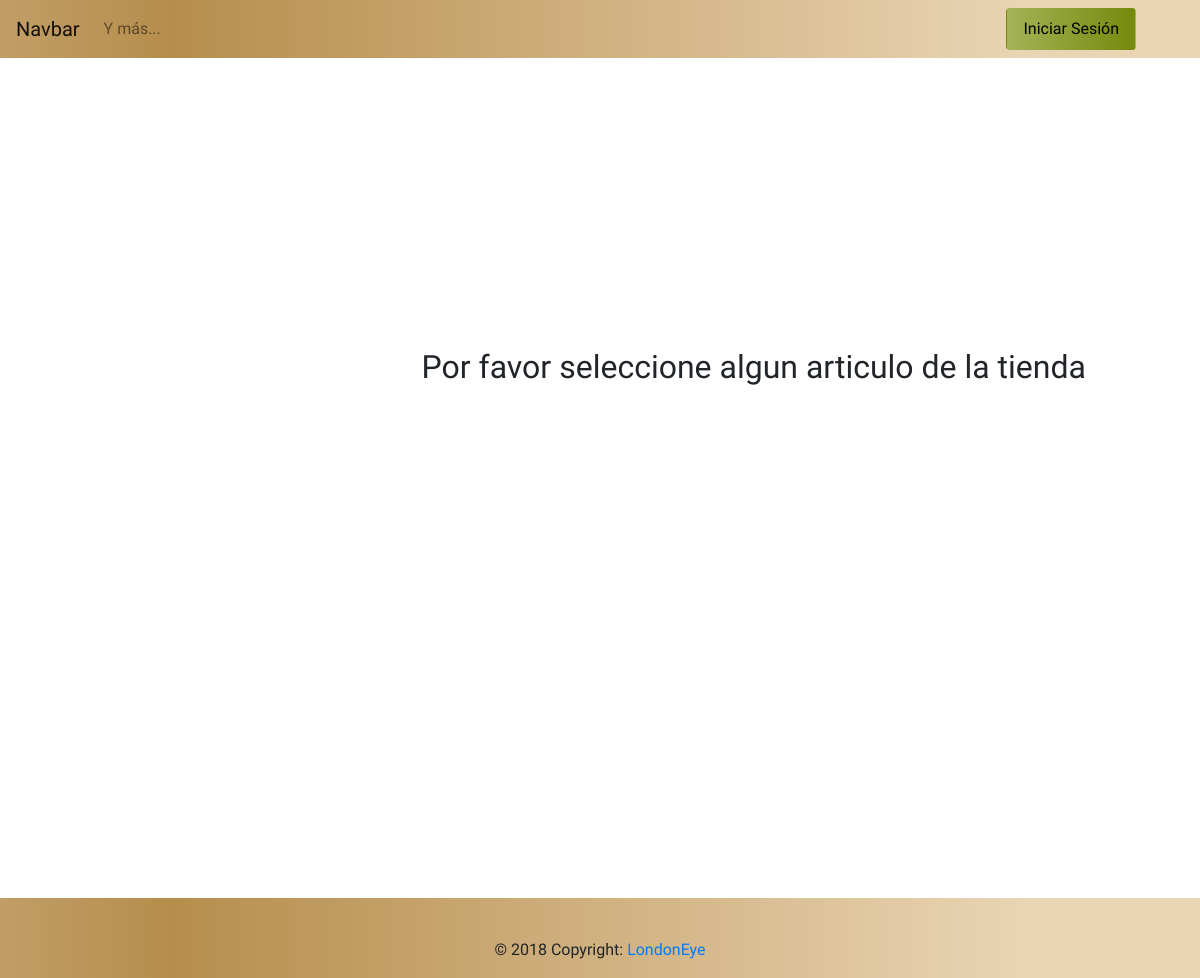
/tienda/tienda/all, run on an earlier commit of the app's database.
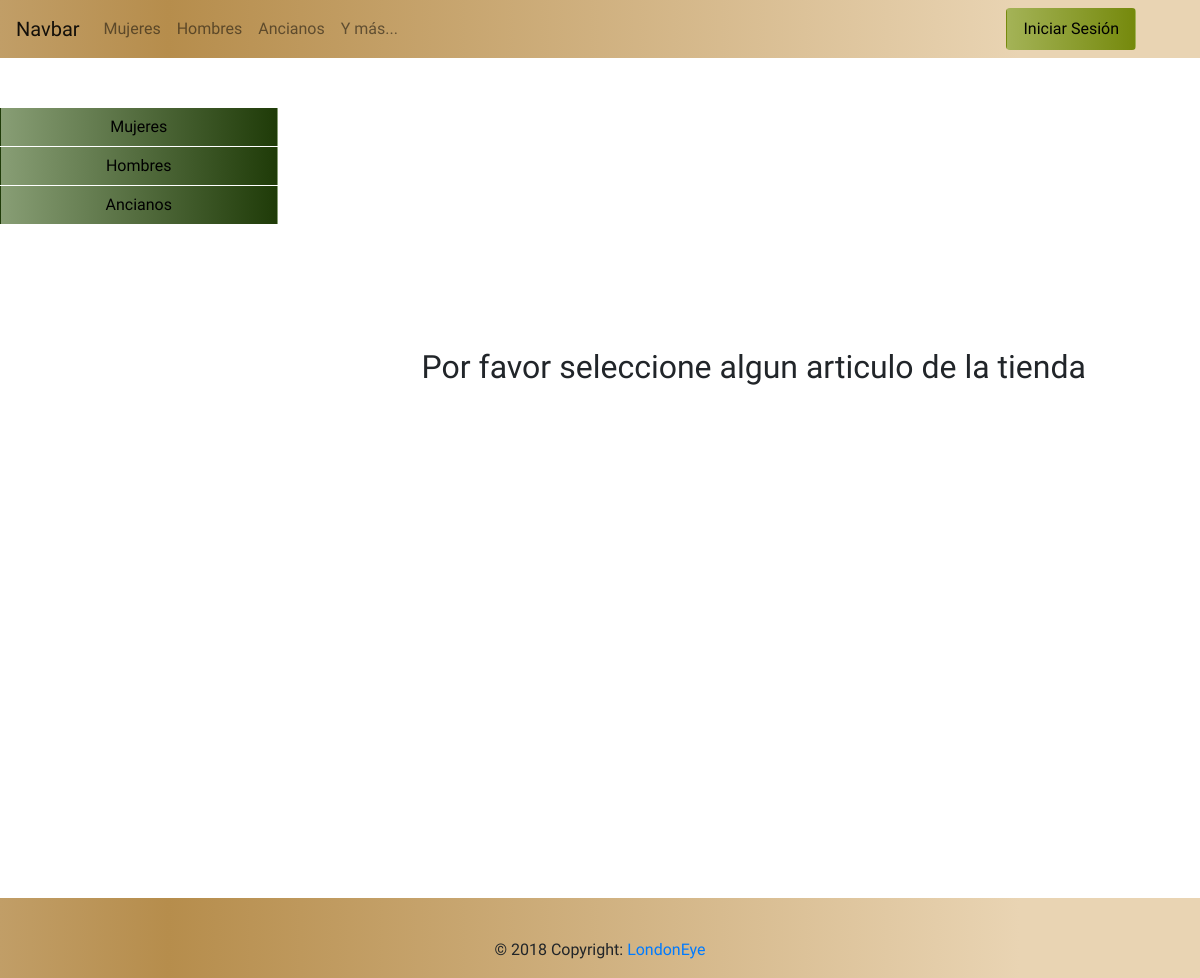
And on a later commit of the database.
### tables this page shows
CREATE TABLE `tipo_ropa` (
  `id_tipo_ropa` int(11) NOT NULL,
  `nombre_tipo_ropa` varchar(50) NOT NULL,
  `imagen_tipo_ropa` varchar(255) NOT NULL,
  `estado` int(11) DEFAULT '1',
  `estado_importante` int(11) NOT NULL DEFAULT '0'
);

### application/libraries/Layout_tienda.php (called while the page is built, shortened)
<?php if ( ! defined('BASEPATH') ) exit('No direct script access allowed');
class Layout_tienda
{
private $CI;
public $layout = 'plantilla_tienda';
public function __construct($layout = 'plantilla_tienda')
{
$this->CI =& get_instance();
$this->layout = $layout;
}
function view($view = null, $data = null, $return = false)
{
$layout = "layouts/{$this->layout}";
$vista = (substr($view, 0, 1) == '/' ? $view : "{$this->CI->router->directory}{$this->CI->router->class}/{$view}");
$load_view = array('content_for_layout' => $this->CI->load->view($vista, $data, true));
if ( $return )
return $this->CI->load->view($layout, $load_view, true);
else
$this->CI->load->view($layout, $load_view, false);
}
}

### application/controllers/Tienda.php (called while the page is built, shortened)
<?php
class Tienda extends CI_Controller {
public function tienda($id_tipo_topa){
			$data = array(
				'id_tipo_topa_url' => $id_tipo_topa ,
			);
			$this->layout_tienda->view("tienda/articulos",$data);
}
}

### index.php (called while the page is built, shortened)
<?php
require_once BASEPATH.'core/CodeIgniter.php';

### application/views/tienda/tienda/articulos.php (the view, shortened to what this page needs)
<div class="row tienda_productos">
	<div class="col-lg-3 col-md-3 col-sm-12 col-xs-12" style="padding-top: 50px">
 <?php
  $tipo_ropas = $this->db->query("SELECT * FROM tipo_ropa WHERE estado = 1 AND id_tipo_ropa IN (SELECT tipo_ropa FROM ropa_tienda WHERE estado_ropa = 1);");
 ?>
 <?php foreach ($tipo_ropas->result() as $tipo_ropa): ?>
				 <p>
					 <button class="btn btn-block collapse_boton" type="button" data-toggle="collapse" data-target="#collapse_<?php echo $tipo_ropa->nombre_tipo_ropa ?>" aria-expanded="false" aria-controls="collapse">
								 <?php echo $tipo_ropa->nombre_tipo_ropa ?>
						</button>
				 </p>
 <?php endforeach; ?>
	</div>
	<div class="col-lg-9 col-md-9 col-sm-12 col-xs-12" style="padding-top: 50px;" id="respuesta_ajax_articulo">
				<div class="" style="height:500px;">
						<center style="margin-top:15rem;"><h2>Por favor seleccione algun articulo de la tienda</h2></center>
				</div>
	</div>
</div>

### application/views/layouts/header_tienda.php (shortened to what this page needs)
<div class="row">
         <div class="col-lg-12 col-md-12 col-sm-12 col-xs-12" >
                   <nav class="navbar navbar-expand-lg navbar-light bg-light">
                         <a class="navbar-brand" href="<?php echo base_url(); ?>">Navbar</a>
                         <div class="collapse navbar-collapse" id="navbarSupportedContent">
                           <ul class="navbar-nav mr-auto">
                                  <?php
                                   $tipo_ropas = $this->db->query("SELECT * FROM tipo_ropa WHERE estado = 1 AND id_tipo_ropa IN (SELECT tipo_ropa FROM ropa_tienda WHERE estado_ropa = 1) AND estado_importante = 1 LIMIT 4;");
                                  ?>
                                  <?php foreach ($tipo_ropas->result() as $tipo_ropa): ?>
                                          <li class="nav-item">
                                            <a class="nav-link" href="<?php echo base_url();?>tienda/tienda/<?php echo $tipo_ropa->id_tipo_ropa ?>" role="button">
                                              <?php echo $tipo_ropa->nombre_tipo_ropa ?>
                                            </a>
                                          </li>
                                  <?php endforeach; ?>
                            <li class="nav-item">
                               <a class="nav-link" href="<?php echo base_url();?>tienda/tienda/all" role="button">
                                 Y m&aacute;s...
                               </a>
                             </li>
                       </ul>
                       <?php if ($this->session->userdata("login_tienda")): ?>
                           <ul class="navbar-nav mr-5">
                               <li class="nav-item dropdown">
                                   <a class="nav-link btn btn-verde my-2 my-sm-0" href="#" id="opciones" role="button" data-toggle="dropdown" aria-haspopup="true" aria-expanded="false" style="color: black;">
                                     Bienvenido, <?php echo $this->session->userdata("nombre_persona_tienda") ?>
                                   </a>
                                   <div class="dropdown-menu" aria-labelledby="opciones">
                                     <a class="dropdown-item" href="<?php echo base_url();?>tienda/carrito">Ver Carrito</a>
                                     <a class="dropdown-item" href="<?php echo base_url();?>tienda/logout">Cerrar Sesi&oacute;n</a>
                                   </div>
                                 </li>
                           </ul>
                       <?php else: ?>
                          <a class="nav-link btn btn-verde mr-5" href="<?php echo base_url();?>tienda/inicio">Iniciar Sesi&oacute;n</a>
                        <?php endif ?>
                         </div>
                   </nav>
           </div>
     </div>

What changed in the data, as far as the page shows it:
added tipo_ropa: nombre_tipo_ropa "Mujeres"
added tipo_ropa: nombre_tipo_ropa "Hombres"
added tipo_ropa: nombre_tipo_ropa "Ancianos"
